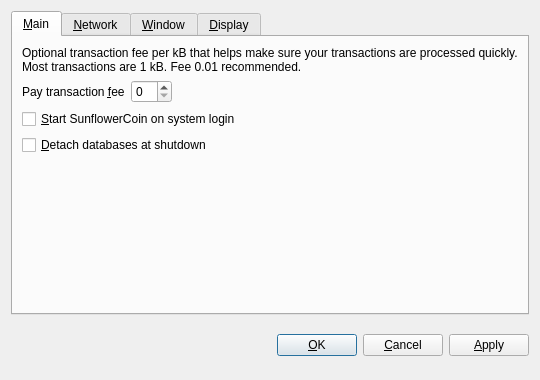
<?xml version="1.0" encoding="UTF-8"?>
<ui version="4.0">
 <class>OptionsDialog</class>
 <widget class="QDialog" name="OptionsDialog">
  <property name="geometry">
   <rect>
    <x>0</x>
    <y>0</y>
    <width>540</width>
    <height>380</height>
   </rect>
  </property>
  <property name="windowTitle">
   <string>Options</string>
  </property>
  <property name="modal">
   <bool>true</bool>
  </property>
  <layout class="QVBoxLayout" name="verticalLayout">
   <item>
    <widget class="QTabWidget" name="tabWidget">
     <property name="tabPosition">
      <enum>QTabWidget::North</enum>
     </property>
     <property name="currentIndex">
      <number>0</number>
     </property>
     <widget class="QWidget" name="tabMain">
      <attribute name="title">
       <string>&amp;Main</string>
      </attribute>
      <layout class="QVBoxLayout" name="verticalLayout_Main">
       <item>
        <widget class="QLabel" name="transactionFeeInfoLabel">
         <property name="text">
          <string>Optional transaction fee per kB that helps make sure your transactions are processed quickly. Most transactions are 1 kB. Fee 0.01 recommended.</string>
         </property>
         <property name="textFormat">
          <enum>Qt::PlainText</enum>
         </property>
         <property name="wordWrap">
          <bool>true</bool>
         </property>
        </widget>
       </item>
       <item>
        <layout class="QHBoxLayout" name="horizontalLayout_Main">
         <item>
          <widget class="QLabel" name="transactionFeeLabel">
           <property name="text">
            <string>Pay transaction &amp;fee</string>
           </property>
           <property name="textFormat">
            <enum>Qt::PlainText</enum>
           </property>
           <property name="buddy">
            <cstring>transactionFee</cstring>
           </property>
          </widget>
         </item>
         <item>
          <widget class="BitcoinAmountField" name="transactionFee"/>
         </item>
         <item>
          <spacer name="horizontalSpacer_Main">
           <property name="orientation">
            <enum>Qt::Horizontal</enum>
           </property>
           <property name="sizeHint" stdset="0">
            <size>
             <width>40</width>
             <height>20</height>
            </size>
           </property>
          </spacer>
         </item>
        </layout>
       </item>
       <item>
        <widget class="QCheckBox" name="bitcoinAtStartup">
         <property name="toolTip">
          <string>Automatically start SunflowerCoin after logging in to the system.</string>
         </property>
         <property name="text">
          <string>&amp;Start SunflowerCoin on system login</string>
         </property>
        </widget>
       </item>
       <item>
        <widget class="QCheckBox" name="detachDatabases">
         <property name="toolTip">
          <string>Detach block and address databases at shutdown. This means they can be moved to another data directory, but it slows down shutdown. The wallet is always detached.</string>
         </property>
         <property name="text">
          <string>&amp;Detach databases at shutdown</string>
         </property>
        </widget>
       </item>
       <item>
        <spacer name="verticalSpacer_Main">
         <property name="orientation">
          <enum>Qt::Vertical</enum>
         </property>
         <property name="sizeHint" stdset="0">
          <size>
           <width>20</width>
           <height>40</height>
          </size>
         </property>
        </spacer>
       </item>
      </layout>
     </widget>
     <widget class="QWidget" name="tabNetwork">
      <attribute name="title">
       <string>&amp;Network</string>
      </attribute>
      <layout class="QVBoxLayout" name="verticalLayout_Network">
       <item>
        <widget class="QCheckBox" name="mapPortUpnp">
         <property name="toolTip">
          <string>Automatically open the SunflowerCoin client port on the router. This only works when your router supports UPnP and it is enabled.</string>
         </property>
         <property name="text">
          <string>Map port using &amp;UPnP</string>
         </property>
        </widget>
       </item>
       <item>
        <widget class="QCheckBox" name="connectSocks">
         <property name="toolTip">
          <string>Connect to the SunflowerCoin network through a SOCKS proxy (e.g. when connecting through Tor).</string>
         </property>
         <property name="text">
          <string>&amp;Connect through SOCKS proxy:</string>
         </property>
        </widget>
       </item>
       <item>
        <layout class="QHBoxLayout" name="horizontalLayout_Network">
         <item>
          <widget class="QLabel" name="proxyIpLabel">
           <property name="text">
            <string>Proxy &amp;IP:</string>
           </property>
           <property name="textFormat">
            <enum>Qt::PlainText</enum>
           </property>
           <property name="buddy">
            <cstring>proxyIp</cstring>
           </property>
          </widget>
         </item>
         <item>
          <widget class="QValidatedLineEdit" name="proxyIp">
           <property name="maximumSize">
            <size>
             <width>140</width>
             <height>16777215</height>
            </size>
           </property>
           <property name="toolTip">
            <string>IP address of the proxy (e.g. 127.0.0.1)</string>
           </property>
          </widget>
         </item>
         <item>
          <widget class="QLabel" name="proxyPortLabel">
           <property name="text">
            <string>&amp;Port:</string>
           </property>
           <property name="textFormat">
            <enum>Qt::PlainText</enum>
           </property>
           <property name="buddy">
            <cstring>proxyPort</cstring>
           </property>
          </widget>
         </item>
         <item>
          <widget class="QLineEdit" name="proxyPort">
           <property name="maximumSize">
            <size>
             <width>55</width>
             <height>16777215</height>
            </size>
           </property>
           <property name="toolTip">
            <string>Port of the proxy (e.g. 9050)</string>
           </property>
          </widget>
         </item>
         <item>
          <widget class="QLabel" name="socksVersionLabel">
           <property name="text">
            <string>SOCKS &amp;Version:</string>
           </property>
           <property name="textFormat">
            <enum>Qt::PlainText</enum>
           </property>
           <property name="buddy">
            <cstring>socksVersion</cstring>
           </property>
          </widget>
         </item>
         <item>
          <widget class="QValueComboBox" name="socksVersion">
           <property name="toolTip">
            <string>SOCKS version of the proxy (e.g. 5)</string>
           </property>
          </widget>
         </item>
         <item>
          <spacer name="horizontalSpacer_Network">
           <property name="orientation">
            <enum>Qt::Horizontal</enum>
           </property>
           <property name="sizeHint" stdset="0">
            <size>
             <width>40</width>
             <height>20</height>
            </size>
           </property>
          </spacer>
         </item>
        </layout>
       </item>
       <item>
        <spacer name="verticalSpacer_Network">
         <property name="orientation">
          <enum>Qt::Vertical</enum>
         </property>
         <property name="sizeHint" stdset="0">
          <size>
           <width>20</width>
           <height>40</height>
          </size>
         </property>
        </spacer>
       </item>
      </layout>
     </widget>
     <widget class="QWidget" name="tabWindow">
      <attribute name="title">
       <string>&amp;Window</string>
      </attribute>
      <layout class="QVBoxLayout" name="verticalLayout_Window">
       <item>
        <widget class="QCheckBox" name="minimizeToTray">
         <property name="toolTip">
          <string>Show only a tray icon after minimizing the window.</string>
         </property>
         <property name="text">
          <string>&amp;Minimize to the tray instead of the taskbar</string>
         </property>
        </widget>
       </item>
       <item>
        <widget class="QCheckBox" name="minimizeOnClose">
         <property name="toolTip">
          <string>Minimize instead of exit the application when the window is closed. When this option is enabled, the application will be closed only after selecting Quit in the menu.</string>
         </property>
         <property name="text">
          <string>M&amp;inimize on close</string>
         </property>
        </widget>
       </item>
       <item>
        <spacer name="verticalSpacer_Window">
         <property name="orientation">
          <enum>Qt::Vertical</enum>
         </property>
         <property name="sizeHint" stdset="0">
          <size>
           <width>20</width>
           <height>40</height>
          </size>
         </property>
        </spacer>
       </item>
      </layout>
     </widget>
     <widget class="QWidget" name="tabDisplay">
      <attribute name="title">
       <string>&amp;Display</string>
      </attribute>
      <layout class="QVBoxLayout" name="verticalLayout_Display">
       <item>
        <layout class="QHBoxLayout" name="horizontalLayout_1_Display">
         <item>
          <widget class="QLabel" name="langLabel">
           <property name="text">
            <string>User Interface &amp;language:</string>
           </property>
           <property name="textFormat">
            <enum>Qt::PlainText</enum>
           </property>
           <property name="buddy">
            <cstring>lang</cstring>
           </property>
          </widget>
         </item>
         <item>
          <widget class="QValueComboBox" name="lang">
           <property name="toolTip">
            <string>The user interface language can be set here. This setting will take effect after restarting SunflowerCoin.</string>
           </property>
          </widget>
         </item>
        </layout>
       </item>
       <item>
        <layout class="QHBoxLayout" name="horizontalLayout_2_Display">
         <item>
          <widget class="QLabel" name="unitLabel">
           <property name="text">
            <string>&amp;Unit to show amounts in:</string>
           </property>
           <property name="textFormat">
            <enum>Qt::PlainText</enum>
           </property>
           <property name="buddy">
            <cstring>unit</cstring>
           </property>
          </widget>
         </item>
         <item>
          <widget class="QValueComboBox" name="unit">
           <property name="toolTip">
            <string>Choose the default subdivision unit to show in the interface and when sending coins.</string>
           </property>
          </widget>
         </item>
        </layout>
       </item>
       <item>
        <widget class="QCheckBox" name="displayAddresses">
         <property name="toolTip">
          <string>Whether to show SunflowerCoin addresses in the transaction list or not.</string>
         </property>
         <property name="text">
          <string>&amp;Display addresses in transaction list</string>
         </property>
        </widget>
       </item>
       <item>
        <spacer name="verticalSpacer_Display">
         <property name="orientation">
          <enum>Qt::Vertical</enum>
         </property>
         <property name="sizeHint" stdset="0">
          <size>
           <width>20</width>
           <height>40</height>
          </size>
         </property>
        </spacer>
       </item>
      </layout>
     </widget>
    </widget>
   </item>
   <item>
    <layout class="QHBoxLayout" name="horizontalLayout_Buttons">
     <item>
      <spacer name="horizontalSpacer_1">
       <property name="orientation">
        <enum>Qt::Horizontal</enum>
       </property>
       <property name="sizeHint" stdset="0">
        <size>
         <width>40</width>
         <height>48</height>
        </size>
       </property>
      </spacer>
     </item>
     <item>
      <widget class="QLabel" name="statusLabel">
       <property name="font">
        <font>
         <weight>75</weight>
         <bold>true</bold>
        </font>
       </property>
       <property name="text">
        <string/>
       </property>
       <property name="textFormat">
        <enum>Qt::PlainText</enum>
       </property>
       <property name="wordWrap">
        <bool>true</bool>
       </property>
      </widget>
     </item>
     <item>
      <spacer name="horizontalSpacer_2">
       <property name="orientation">
        <enum>Qt::Horizontal</enum>
       </property>
       <property name="sizeHint" stdset="0">
        <size>
         <width>40</width>
         <height>48</height>
        </size>
       </property>
      </spacer>
     </item>
     <item>
      <widget class="QPushButton" name="okButton">
       <property name="text">
        <string>&amp;OK</string>
       </property>
      </widget>
     </item>
     <item>
      <widget class="QPushButton" name="cancelButton">
       <property name="text">
        <string>&amp;Cancel</string>
       </property>
       <property name="autoDefault">
        <bool>false</bool>
       </property>
      </widget>
     </item>
     <item>
      <widget class="QPushButton" name="applyButton">
       <property name="text">
        <string>&amp;Apply</string>
       </property>
       <property name="autoDefault">
        <bool>false</bool>
       </property>
      </widget>
     </item>
    </layout>
   </item>
  </layout>
 </widget>
 <customwidgets>
  <customwidget>
   <class>BitcoinAmountField</class>
   <extends>QSpinBox</extends>
   <header>bitcoinamountfield.h</header>
  </customwidget>
  <customwidget>
   <class>QValueComboBox</class>
   <extends>QComboBox</extends>
   <header>qvaluecombobox.h</header>
  </customwidget>
  <customwidget>
   <class>QValidatedLineEdit</class>
   <extends>QLineEdit</extends>
   <header>qvalidatedlineedit.h</header>
  </customwidget>
 </customwidgets>
 <resources/>
 <connections/>
</ui>
